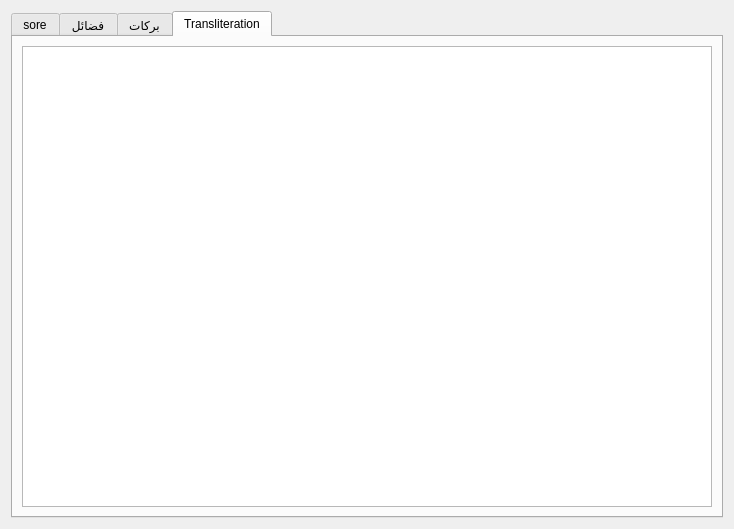
<?xml version="1.0" encoding="UTF-8"?>
<ui version="4.0">
 <class>SoreDialog</class>
 <widget class="QDialog" name="SoreDialog">
  <property name="geometry">
   <rect>
    <x>0</x>
    <y>0</y>
    <width>734</width>
    <height>529</height>
   </rect>
  </property>
  <property name="windowTitle">
   <string>Dialog</string>
  </property>
  <layout class="QVBoxLayout" name="verticalLayout">
   <item>
    <widget class="QTabWidget" name="tabWidget">
     <property name="layoutDirection">
      <enum>Qt::LeftToRight</enum>
     </property>
     <property name="currentIndex">
      <number>3</number>
     </property>
     <widget class="QWidget" name="tab_sore">
      <attribute name="title">
       <string>sore</string>
      </attribute>
      <layout class="QVBoxLayout" name="verticalLayout_2">
       <item>
        <widget class="QTableWidget" name="tableWidget">
         <property name="dragDropOverwriteMode">
          <bool>false</bool>
         </property>
        </widget>
       </item>
      </layout>
     </widget>
     <widget class="QWidget" name="tab_fazl">
      <attribute name="title">
       <string>فضائل</string>
      </attribute>
      <layout class="QVBoxLayout" name="verticalLayout_3">
       <item>
        <widget class="QTextEdit" name="textEdit_fazl">
         <property name="readOnly">
          <bool>true</bool>
         </property>
        </widget>
       </item>
      </layout>
     </widget>
     <widget class="QWidget" name="tab_barekat">
      <attribute name="title">
       <string>برکات</string>
      </attribute>
      <layout class="QVBoxLayout" name="verticalLayout_4">
       <item>
        <widget class="QTextEdit" name="textEdit_barekat">
         <property name="readOnly">
          <bool>true</bool>
         </property>
        </widget>
       </item>
      </layout>
     </widget>
     <widget class="QWidget" name="tab_trans">
      <attribute name="title">
       <string>Transliteration</string>
      </attribute>
      <layout class="QVBoxLayout" name="verticalLayout_5">
       <item>
        <widget class="QTextEdit" name="textEdit_trans">
         <property name="readOnly">
          <bool>true</bool>
         </property>
        </widget>
       </item>
      </layout>
     </widget>
    </widget>
   </item>
  </layout>
 </widget>
 <resources/>
 <connections/>
</ui>
